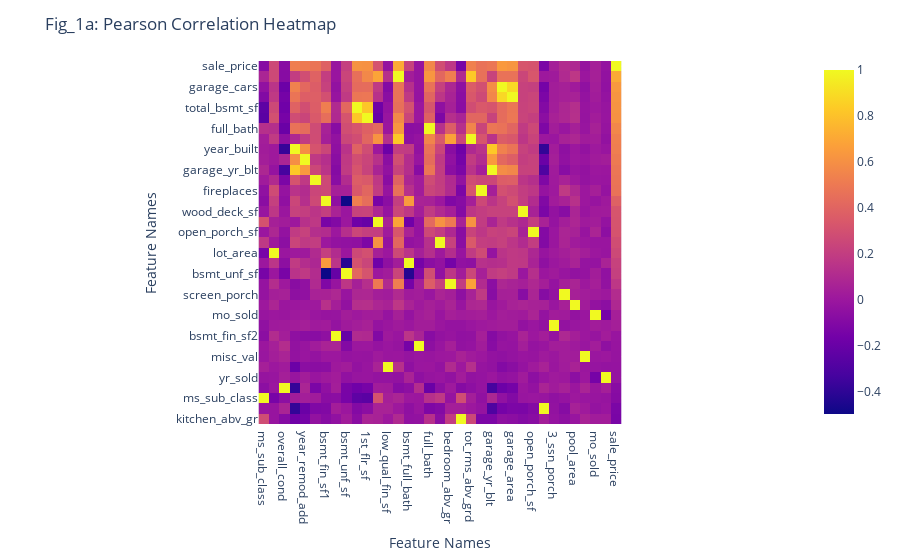

Notebook code for this chart:
### Code cell
corr_matrix = num_cleaned_house_df.corr().sort_values("sale_price", ascending=False)
corr_matrix = corr_matrix.drop(columns=["overall_qual"]).drop(index=["overall_qual"])

fig_1a = px.imshow(corr_matrix)

fig_1a.update_xaxes(title_text="Feature Names")
fig_1a.update_yaxes(title_text="Feature Names")
fig_1a.update_layout(title_text="Fig_1a: Pearson Correlation Heatmap")
fig_1a.show()

### Figure 1 — Plotly figure (JSON) as saved in the notebook; plotly's stock layout.template omitted (floating-point values rounded to 4 significant figures; data arrays with more than 128 entries replaced by an {"elided": "..."} marker saying what was removed)
{"data": [{"coloraxis": "coloraxis", "hovertemplate": "x: %{x}<br>y: %{y}<br>color: %{z}<extra></extra>", "name": "0", "type": "heatmap", "x": ["ms_sub_class", "lot_area", "overall_cond", "year_built", "year_remod_add", "mas_vnr_area", "bsmt_fin_sf1", "bsmt_fin_sf2", "bsmt_unf_sf", "total_bsmt_sf", "1st_flr_sf", "2nd_flr_sf", "low_qual_fin_sf", "gr_liv_area", "bsmt_full_bath", "bsmt_half_bath", "full_bath", "half_bath", "bedroom_abv_gr", "kitchen_abv_gr", "tot_rms_abv_grd", "fireplaces", "garage_yr_blt", "garage_cars", "garage_area", "wood_deck_sf", "open_porch_sf", "enclosed_porch", "3_ssn_porch", "screen_porch", "pool_area", "misc_val", "mo_sold", "yr_sold", "sale_price"], "xaxis": "x", "y": ["sale_price", "gr_liv_area", "garage_cars", "garage_area", "total_bsmt_sf", "1st_flr_sf", "full_bath", "tot_rms_abv_grd", "year_built", "year_remod_add", "garage_yr_blt", "mas_vnr_area", "fireplaces", "bsmt_fin_sf1", "wood_deck_sf", "2nd_flr_sf", "open_porch_sf", "half_bath", "lot_area", "bsmt_full_bath", "bsmt_unf_sf", "bedroom_abv_gr", "screen_porch", "pool_area", "mo_sold", "3_ssn_porch", "bsmt_fin_sf2", "bsmt_half_bath", "misc_val", "low_qual_fin_sf", "yr_sold", "overall_cond", "ms_sub_class", "enclosed_porch", "kitchen_abv_gr"], "yaxis": "y", "z": {"elided": "35x35 float values"}}], "layout": {"coloraxis": {"colorscale": [[0, "#0d0887"], [0.1111, "#46039f"], [0.2222, "#7201a8"], [0.3333, "#9c179e"], [0.4444, "#bd3786"], [0.5556, "#d8576b"], [0.6667, "#ed7953"], [0.7778, "#fb9f3a"], [0.8889, "#fdca26"], [1, "#f0f921"]]}, "margin": {"t": 60}, "title": {"text": "Fig_1a: Pearson Correlation Heatmap"}, "xaxis": {"anchor": "y", "constrain": "domain", "domain": [0, 1], "scaleanchor": "y", "title": {"text": "Feature Names"}}, "yaxis": {"anchor": "x", "autorange": "reversed", "constrain": "domain", "domain": [0, 1], "title": {"text": "Feature Names"}}}}
